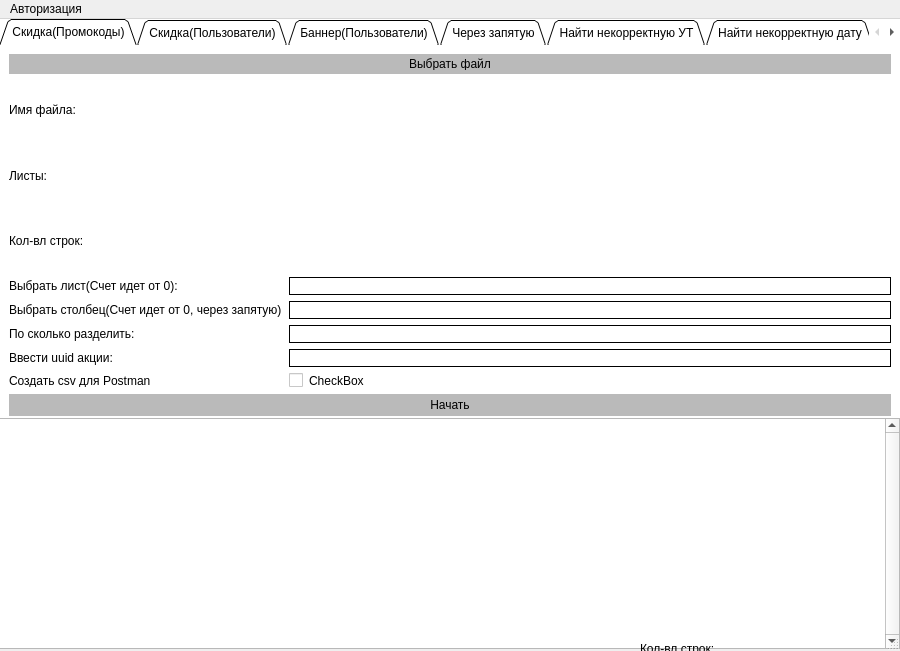
<?xml version="1.0" encoding="UTF-8"?>
<ui version="4.0">
 <class>MainWindow</class>
 <widget class="QMainWindow" name="MainWindow">
  <property name="windowModality">
   <enum>Qt::ApplicationModal</enum>
  </property>
  <property name="enabled">
   <bool>true</bool>
  </property>
  <property name="geometry">
   <rect>
    <x>0</x>
    <y>0</y>
    <width>900</width>
    <height>651</height>
   </rect>
  </property>
  <property name="sizePolicy">
   <sizepolicy hsizetype="Preferred" vsizetype="Preferred">
    <horstretch>0</horstretch>
    <verstretch>0</verstretch>
   </sizepolicy>
  </property>
  <property name="minimumSize">
   <size>
    <width>900</width>
    <height>651</height>
   </size>
  </property>
  <property name="maximumSize">
   <size>
    <width>900</width>
    <height>651</height>
   </size>
  </property>
  <property name="windowTitle">
   <string>Преобразователь</string>
  </property>
  <property name="windowIcon">
   <iconset>
    <normaloff>static/images/icon.png</normaloff>static/images/icon.png</iconset>
  </property>
  <property name="animated">
   <bool>false</bool>
  </property>
  <property name="tabShape">
   <enum>QTabWidget::Rounded</enum>
  </property>
  <property name="dockOptions">
   <set>QMainWindow::AllowTabbedDocks</set>
  </property>
  <widget class="QWidget" name="centralwidget">
   <property name="sizePolicy">
    <sizepolicy hsizetype="Preferred" vsizetype="Preferred">
     <horstretch>0</horstretch>
     <verstretch>0</verstretch>
    </sizepolicy>
   </property>
   <property name="minimumSize">
    <size>
     <width>900</width>
     <height>651</height>
    </size>
   </property>
   <property name="maximumSize">
    <size>
     <width>900</width>
     <height>651</height>
    </size>
   </property>
   <property name="layoutDirection">
    <enum>Qt::LeftToRight</enum>
   </property>
   <widget class="QTabWidget" name="tabWidget">
    <property name="enabled">
     <bool>true</bool>
    </property>
    <property name="geometry">
     <rect>
      <x>0</x>
      <y>0</y>
      <width>900</width>
      <height>400</height>
     </rect>
    </property>
    <property name="sizePolicy">
     <sizepolicy hsizetype="Preferred" vsizetype="Preferred">
      <horstretch>0</horstretch>
      <verstretch>0</verstretch>
     </sizepolicy>
    </property>
    <property name="minimumSize">
     <size>
      <width>900</width>
      <height>400</height>
     </size>
    </property>
    <property name="maximumSize">
     <size>
      <width>900</width>
      <height>400</height>
     </size>
    </property>
    <property name="mouseTracking">
     <bool>false</bool>
    </property>
    <property name="focusPolicy">
     <enum>Qt::TabFocus</enum>
    </property>
    <property name="contextMenuPolicy">
     <enum>Qt::DefaultContextMenu</enum>
    </property>
    <property name="acceptDrops">
     <bool>false</bool>
    </property>
    <property name="toolTip">
     <string/>
    </property>
    <property name="layoutDirection">
     <enum>Qt::LeftToRight</enum>
    </property>
    <property name="autoFillBackground">
     <bool>false</bool>
    </property>
    <property name="styleSheet">
     <string notr="true">border: 0px;
background-color: rgb(255, 255, 255);</string>
    </property>
    <property name="tabShape">
     <enum>QTabWidget::Triangular</enum>
    </property>
    <property name="currentIndex">
     <number>0</number>
    </property>
    <property name="iconSize">
     <size>
      <width>10</width>
      <height>20</height>
     </size>
    </property>
    <property name="elideMode">
     <enum>Qt::ElideNone</enum>
    </property>
    <property name="tabBarAutoHide">
     <bool>false</bool>
    </property>
    <widget class="QWidget" name="tab">
     <property name="minimumSize">
      <size>
       <width>900</width>
       <height>380</height>
      </size>
     </property>
     <property name="maximumSize">
      <size>
       <width>900</width>
       <height>380</height>
      </size>
     </property>
     <property name="layoutDirection">
      <enum>Qt::LeftToRight</enum>
     </property>
     <attribute name="title">
      <string>Скидка(Промокоды)</string>
     </attribute>
     <layout class="QVBoxLayout" name="verticalLayout_2">
      <item>
       <widget class="QPushButton" name="pushButton">
        <property name="minimumSize">
         <size>
          <width>0</width>
          <height>20</height>
         </size>
        </property>
        <property name="maximumSize">
         <size>
          <width>16777215</width>
          <height>20</height>
         </size>
        </property>
        <property name="styleSheet">
         <string notr="true">background-color: rgb(186, 186, 186);
border: 4px solid rgb(186, 186, 186);</string>
        </property>
        <property name="text">
         <string>Выбрать файл</string>
        </property>
       </widget>
      </item>
      <item>
       <layout class="QGridLayout" name="gridLayout" rowstretch="0,0,0,0,0,0,0,0" columnstretch="0,0">
        <property name="sizeConstraint">
         <enum>QLayout::SetDefaultConstraint</enum>
        </property>
        <property name="leftMargin">
         <number>0</number>
        </property>
        <property name="horizontalSpacing">
         <number>7</number>
        </property>
        <item row="7" column="1">
         <widget class="QCheckBox" name="checkBox">
          <property name="text">
           <string>CheckBox</string>
          </property>
         </widget>
        </item>
        <item row="6" column="0">
         <widget class="QLabel" name="label_7">
          <property name="text">
           <string>Ввести uuid акции:</string>
          </property>
         </widget>
        </item>
        <item row="1" column="1">
         <widget class="QLabel" name="label_10">
          <property name="contextMenuPolicy">
           <enum>Qt::DefaultContextMenu</enum>
          </property>
          <property name="acceptDrops">
           <bool>false</bool>
          </property>
          <property name="text">
           <string/>
          </property>
         </widget>
        </item>
        <item row="4" column="1">
         <widget class="QLineEdit" name="lineEdit_2">
          <property name="styleSheet">
           <string notr="true">border: 1px solid black;
box-shadow: inset -10px -10px 15px rgba(255, 255, 255, 0.5), 
           inset 10px 10px 15px rgba(70, 70, 70, 0.12);</string>
          </property>
         </widget>
        </item>
        <item row="2" column="0">
         <widget class="QLabel" name="label_3">
          <property name="minimumSize">
           <size>
            <width>0</width>
            <height>50</height>
           </size>
          </property>
          <property name="maximumSize">
           <size>
            <width>16777215</width>
            <height>16777215</height>
           </size>
          </property>
          <property name="text">
           <string>Кол-вл строк:</string>
          </property>
         </widget>
        </item>
        <item row="3" column="1">
         <widget class="QLineEdit" name="lineEdit">
          <property name="sizePolicy">
           <sizepolicy hsizetype="Expanding" vsizetype="Fixed">
            <horstretch>0</horstretch>
            <verstretch>0</verstretch>
           </sizepolicy>
          </property>
          <property name="styleSheet">
           <string notr="true">border: 1px solid black;
box-shadow: inset -10px -10px 15px rgba(255, 255, 255, 0.5), 
           inset 10px 10px 15px rgba(70, 70, 70, 0.12);
</string>
          </property>
         </widget>
        </item>
        <item row="0" column="1">
         <widget class="QLabel" name="label_9">
          <property name="enabled">
           <bool>true</bool>
          </property>
          <property name="minimumSize">
           <size>
            <width>0</width>
            <height>0</height>
           </size>
          </property>
          <property name="maximumSize">
           <size>
            <width>16777215</width>
            <height>16777215</height>
           </size>
          </property>
          <property name="text">
           <string/>
          </property>
         </widget>
        </item>
        <item row="4" column="0">
         <widget class="QLabel" name="label_5">
          <property name="minimumSize">
           <size>
            <width>0</width>
            <height>0</height>
           </size>
          </property>
          <property name="maximumSize">
           <size>
            <width>16777215</width>
            <height>16777215</height>
           </size>
          </property>
          <property name="text">
           <string>Выбрать столбец(Счет идет от 0, через запятую)</string>
          </property>
         </widget>
        </item>
        <item row="3" column="0">
         <widget class="QLabel" name="label_4">
          <property name="text">
           <string>Выбрать лист(Счет идет от 0):</string>
          </property>
         </widget>
        </item>
        <item row="5" column="1">
         <widget class="QLineEdit" name="lineEdit_3">
          <property name="styleSheet">
           <string notr="true">border: 1px solid black;
box-shadow: inset -10px -10px 15px rgba(255, 255, 255, 0.5), 
           inset 10px 10px 15px rgba(70, 70, 70, 0.12);</string>
          </property>
         </widget>
        </item>
        <item row="7" column="0">
         <widget class="QLabel" name="label_8">
          <property name="maximumSize">
           <size>
            <width>16777215</width>
            <height>13</height>
           </size>
          </property>
          <property name="text">
           <string>Создать csv для Postman</string>
          </property>
         </widget>
        </item>
        <item row="1" column="0">
         <widget class="QLabel" name="label_2">
          <property name="minimumSize">
           <size>
            <width>0</width>
            <height>50</height>
           </size>
          </property>
          <property name="maximumSize">
           <size>
            <width>16777215</width>
            <height>16777215</height>
           </size>
          </property>
          <property name="text">
           <string>Листы:</string>
          </property>
         </widget>
        </item>
        <item row="5" column="0">
         <widget class="QLabel" name="label_6">
          <property name="text">
           <string>По сколько разделить:</string>
          </property>
         </widget>
        </item>
        <item row="0" column="0">
         <widget class="QLabel" name="label">
          <property name="minimumSize">
           <size>
            <width>0</width>
            <height>40</height>
           </size>
          </property>
          <property name="maximumSize">
           <size>
            <width>16777215</width>
            <height>16777215</height>
           </size>
          </property>
          <property name="text">
           <string>Имя файла:</string>
          </property>
         </widget>
        </item>
        <item row="2" column="1">
         <widget class="QLabel" name="label_11">
          <property name="text">
           <string/>
          </property>
         </widget>
        </item>
        <item row="6" column="1">
         <widget class="QLineEdit" name="lineEdit_4">
          <property name="styleSheet">
           <string notr="true">border: 1px solid black;
box-shadow: inset -10px -10px 15px rgba(255, 255, 255, 0.5), 
           inset 10px 10px 15px rgba(70, 70, 70, 0.12);</string>
          </property>
         </widget>
        </item>
       </layout>
      </item>
      <item>
       <widget class="QPushButton" name="start_1">
        <property name="styleSheet">
         <string notr="true">background-color: rgb(186, 186, 186);
border: 4px solid rgb(186, 186, 186);</string>
        </property>
        <property name="text">
         <string>Начать</string>
        </property>
       </widget>
      </item>
     </layout>
    </widget>
    <widget class="QWidget" name="tab_2">
     <property name="minimumSize">
      <size>
       <width>900</width>
       <height>380</height>
      </size>
     </property>
     <property name="maximumSize">
      <size>
       <width>900</width>
       <height>380</height>
      </size>
     </property>
     <attribute name="title">
      <string>Скидка(Пользователи)</string>
     </attribute>
     <layout class="QVBoxLayout" name="verticalLayout_3">
      <item>
       <widget class="QPushButton" name="pushButton_2">
        <property name="minimumSize">
         <size>
          <width>0</width>
          <height>20</height>
         </size>
        </property>
        <property name="maximumSize">
         <size>
          <width>16777215</width>
          <height>20</height>
         </size>
        </property>
        <property name="styleSheet">
         <string notr="true">background-color: rgb(186, 186, 186);
border: 4px solid rgb(186, 186, 186);</string>
        </property>
        <property name="text">
         <string>Выбрать файл</string>
        </property>
       </widget>
      </item>
      <item>
       <layout class="QGridLayout" name="gridLayout_2">
        <item row="3" column="0">
         <widget class="QLabel" name="label_14">
          <property name="text">
           <string>Кол-во строк:</string>
          </property>
         </widget>
        </item>
        <item row="6" column="1">
         <widget class="QLineEdit" name="lineEdit_7">
          <property name="styleSheet">
           <string notr="true">border: 1px solid black;
box-shadow: inset -10px -10px 15px rgba(255, 255, 255, 0.5), 
           inset 10px 10px 15px rgba(70, 70, 70, 0.12);
</string>
          </property>
         </widget>
        </item>
        <item row="1" column="1">
         <widget class="QLabel" name="label_20">
          <property name="text">
           <string/>
          </property>
         </widget>
        </item>
        <item row="1" column="0">
         <widget class="QLabel" name="label_12">
          <property name="text">
           <string>Имя файла:</string>
          </property>
         </widget>
        </item>
        <item row="5" column="1">
         <widget class="QLineEdit" name="lineEdit_6">
          <property name="styleSheet">
           <string notr="true">border: 1px solid black;
box-shadow: inset -10px -10px 15px rgba(255, 255, 255, 0.5), 
           inset 10px 10px 15px rgba(70, 70, 70, 0.12);
</string>
          </property>
         </widget>
        </item>
        <item row="4" column="1">
         <widget class="QLineEdit" name="lineEdit_5">
          <property name="styleSheet">
           <string notr="true">border: 1px solid black;
box-shadow: inset -10px -10px 15px rgba(255, 255, 255, 0.5), 
           inset 10px 10px 15px rgba(70, 70, 70, 0.12);
</string>
          </property>
         </widget>
        </item>
        <item row="7" column="1">
         <widget class="QLineEdit" name="lineEdit_8">
          <property name="styleSheet">
           <string notr="true">border: 1px solid black;
box-shadow: inset -10px -10px 15px rgba(255, 255, 255, 0.5), 
           inset 10px 10px 15px rgba(70, 70, 70, 0.12);
</string>
          </property>
         </widget>
        </item>
        <item row="5" column="0">
         <widget class="QLabel" name="label_16">
          <property name="text">
           <string>Выбрать столбец(Счет идет от 0, через запятую)</string>
          </property>
         </widget>
        </item>
        <item row="2" column="1">
         <widget class="QLabel" name="label_21">
          <property name="text">
           <string/>
          </property>
         </widget>
        </item>
        <item row="6" column="0">
         <widget class="QLabel" name="label_17">
          <property name="text">
           <string>По сколько разделить:</string>
          </property>
         </widget>
        </item>
        <item row="8" column="0">
         <widget class="QLabel" name="label_19">
          <property name="text">
           <string>Создать csv для Postman</string>
          </property>
         </widget>
        </item>
        <item row="3" column="1">
         <widget class="QLabel" name="label_22">
          <property name="text">
           <string/>
          </property>
         </widget>
        </item>
        <item row="7" column="0">
         <widget class="QLabel" name="label_18">
          <property name="text">
           <string>Ввести uuid акции:</string>
          </property>
         </widget>
        </item>
        <item row="8" column="1">
         <widget class="QCheckBox" name="checkBox_2">
          <property name="text">
           <string>CheckBox</string>
          </property>
         </widget>
        </item>
        <item row="2" column="0">
         <widget class="QLabel" name="label_13">
          <property name="text">
           <string>Листы:</string>
          </property>
         </widget>
        </item>
        <item row="4" column="0">
         <widget class="QLabel" name="label_15">
          <property name="text">
           <string>Выбрать лист(Счет идет от 0):</string>
          </property>
         </widget>
        </item>
       </layout>
      </item>
      <item>
       <widget class="QPushButton" name="start_2">
        <property name="styleSheet">
         <string notr="true">background-color: rgb(186, 186, 186);
border: 4px solid rgb(186, 186, 186);</string>
        </property>
        <property name="text">
         <string>Начать</string>
        </property>
       </widget>
      </item>
     </layout>
    </widget>
    <widget class="QWidget" name="tab_3">
     <property name="minimumSize">
      <size>
       <width>900</width>
       <height>380</height>
      </size>
     </property>
     <property name="maximumSize">
      <size>
       <width>900</width>
       <height>380</height>
      </size>
     </property>
     <attribute name="title">
      <string>Баннер(Пользователи)</string>
     </attribute>
     <layout class="QVBoxLayout" name="verticalLayout">
      <item>
       <widget class="QPushButton" name="pushButton_3">
        <property name="minimumSize">
         <size>
          <width>0</width>
          <height>20</height>
         </size>
        </property>
        <property name="maximumSize">
         <size>
          <width>16777215</width>
          <height>20</height>
         </size>
        </property>
        <property name="styleSheet">
         <string notr="true">background-color: rgb(186, 186, 186);
border: 4px solid rgb(186, 186, 186);</string>
        </property>
        <property name="text">
         <string>Выбрать файл</string>
        </property>
       </widget>
      </item>
      <item>
       <layout class="QGridLayout" name="gridLayout_3">
        <item row="3" column="0">
         <widget class="QLabel" name="label_25">
          <property name="text">
           <string>Кол-во строк:</string>
          </property>
         </widget>
        </item>
        <item row="7" column="0">
         <widget class="QLabel" name="label_29">
          <property name="text">
           <string>Ввести uuid акции:</string>
          </property>
         </widget>
        </item>
        <item row="2" column="0">
         <widget class="QLabel" name="label_24">
          <property name="text">
           <string>Листы:</string>
          </property>
         </widget>
        </item>
        <item row="1" column="1">
         <widget class="QLabel" name="label_31">
          <property name="text">
           <string/>
          </property>
         </widget>
        </item>
        <item row="5" column="0">
         <widget class="QLabel" name="label_27">
          <property name="text">
           <string>Выбрать столбец(Счет идет от 0, через запятую)</string>
          </property>
         </widget>
        </item>
        <item row="5" column="1">
         <widget class="QLineEdit" name="lineEdit_10">
          <property name="styleSheet">
           <string notr="true">border: 1px solid black;
box-shadow: inset -10px -10px 15px rgba(255, 255, 255, 0.5), 
           inset 10px 10px 15px rgba(70, 70, 70, 0.12);
</string>
          </property>
         </widget>
        </item>
        <item row="2" column="1">
         <widget class="QLabel" name="label_32">
          <property name="text">
           <string/>
          </property>
         </widget>
        </item>
        <item row="3" column="1">
         <widget class="QLabel" name="label_33">
          <property name="text">
           <string/>
          </property>
         </widget>
        </item>
        <item row="6" column="1">
         <widget class="QLineEdit" name="lineEdit_11">
          <property name="styleSheet">
           <string notr="true">border: 1px solid black;
box-shadow: inset -10px -10px 15px rgba(255, 255, 255, 0.5), 
           inset 10px 10px 15px rgba(70, 70, 70, 0.12);
</string>
          </property>
         </widget>
        </item>
        <item row="4" column="0">
         <widget class="QLabel" name="label_26">
          <property name="text">
           <string>Выбрать лист(Счет идет от 0):</string>
          </property>
         </widget>
        </item>
        <item row="7" column="1">
         <widget class="QLineEdit" name="lineEdit_12">
          <property name="styleSheet">
           <string notr="true">border: 1px solid black;
box-shadow: inset -10px -10px 15px rgba(255, 255, 255, 0.5), 
           inset 10px 10px 15px rgba(70, 70, 70, 0.12);
</string>
          </property>
         </widget>
        </item>
        <item row="4" column="1">
         <widget class="QLineEdit" name="lineEdit_9">
          <property name="styleSheet">
           <string notr="true">border: 1px solid black;
box-shadow: inset -10px -10px 15px rgba(255, 255, 255, 0.5), 
           inset 10px 10px 15px rgba(70, 70, 70, 0.12);
</string>
          </property>
         </widget>
        </item>
        <item row="1" column="0">
         <widget class="QLabel" name="label_23">
          <property name="text">
           <string>Имя файла:</string>
          </property>
         </widget>
        </item>
        <item row="6" column="0">
         <widget class="QLabel" name="label_28">
          <property name="text">
           <string>По сколько разделить:</string>
          </property>
         </widget>
        </item>
        <item row="8" column="0">
         <widget class="QLabel" name="label_30">
          <property name="text">
           <string>Создать csv для Postman</string>
          </property>
         </widget>
        </item>
        <item row="8" column="1">
         <widget class="QCheckBox" name="checkBox_3">
          <property name="text">
           <string>CheckBox</string>
          </property>
         </widget>
        </item>
       </layout>
      </item>
      <item>
       <widget class="QPushButton" name="start_3">
        <property name="styleSheet">
         <string notr="true">background-color: rgb(186, 186, 186);
border: 4px solid rgb(186, 186, 186);</string>
        </property>
        <property name="text">
         <string>Начать</string>
        </property>
       </widget>
      </item>
     </layout>
    </widget>
    <widget class="QWidget" name="tab_4">
     <property name="minimumSize">
      <size>
       <width>900</width>
       <height>380</height>
      </size>
     </property>
     <property name="maximumSize">
      <size>
       <width>900</width>
       <height>380</height>
      </size>
     </property>
     <attribute name="title">
      <string>Через запятую</string>
     </attribute>
     <layout class="QVBoxLayout" name="verticalLayout_4">
      <item>
       <widget class="QPushButton" name="pushButton_4">
        <property name="minimumSize">
         <size>
          <width>0</width>
          <height>20</height>
         </size>
        </property>
        <property name="maximumSize">
         <size>
          <width>16777215</width>
          <height>20</height>
         </size>
        </property>
        <property name="toolTipDuration">
         <number>-1</number>
        </property>
        <property name="styleSheet">
         <string notr="true">background-color: rgb(186, 186, 186);
border: 4px solid rgb(186, 186, 186);</string>
        </property>
        <property name="text">
         <string>Выбрать файл</string>
        </property>
       </widget>
      </item>
      <item>
       <layout class="QGridLayout" name="gridLayout_4">
        <item row="2" column="1">
         <widget class="QLabel" name="label_41">
          <property name="text">
           <string/>
          </property>
         </widget>
        </item>
        <item row="1" column="0">
         <widget class="QLabel" name="label_34">
          <property name="text">
           <string>Имя файла:</string>
          </property>
         </widget>
        </item>
        <item row="2" column="0">
         <widget class="QLabel" name="label_35">
          <property name="text">
           <string>Листы:</string>
          </property>
         </widget>
        </item>
        <item row="6" column="1">
         <widget class="QLineEdit" name="lineEdit_15">
          <property name="styleSheet">
           <string notr="true">border: 1px solid black;
box-shadow: inset -10px -10px 15px rgba(255, 255, 255, 0.5), 
           inset 10px 10px 15px rgba(70, 70, 70, 0.12);
</string>
          </property>
         </widget>
        </item>
        <item row="3" column="0">
         <widget class="QLabel" name="label_36">
          <property name="text">
           <string>Кол-во строк:</string>
          </property>
         </widget>
        </item>
        <item row="4" column="0">
         <widget class="QLabel" name="label_37">
          <property name="text">
           <string>Выбрать лист(Счет идет от 0):</string>
          </property>
         </widget>
        </item>
        <item row="4" column="1">
         <widget class="QLineEdit" name="lineEdit_13">
          <property name="styleSheet">
           <string notr="true">border: 1px solid black;
box-shadow: inset -10px -10px 15px rgba(255, 255, 255, 0.5), 
           inset 10px 10px 15px rgba(70, 70, 70, 0.12);
</string>
          </property>
         </widget>
        </item>
        <item row="1" column="1">
         <widget class="QLabel" name="label_40">
          <property name="text">
           <string/>
          </property>
         </widget>
        </item>
        <item row="6" column="0">
         <widget class="QLabel" name="label_39">
          <property name="text">
           <string>По сколько разделить:</string>
          </property>
         </widget>
        </item>
        <item row="3" column="1">
         <widget class="QLabel" name="label_42">
          <property name="text">
           <string/>
          </property>
         </widget>
        </item>
        <item row="5" column="0">
         <widget class="QLabel" name="label_38">
          <property name="text">
           <string>Выбрать столбец(Счет идет от 0, через запятую)</string>
          </property>
         </widget>
        </item>
        <item row="5" column="1">
         <widget class="QLineEdit" name="lineEdit_14">
          <property name="styleSheet">
           <string notr="true">border: 1px solid black;
box-shadow: inset -10px -10px 15px rgba(255, 255, 255, 0.5), 
           inset 10px 10px 15px rgba(70, 70, 70, 0.12);
</string>
          </property>
         </widget>
        </item>
       </layout>
      </item>
      <item>
       <widget class="QPushButton" name="start_4">
        <property name="styleSheet">
         <string notr="true">background-color: rgb(186, 186, 186);
border: 4px solid rgb(186, 186, 186);</string>
        </property>
        <property name="text">
         <string>Начать</string>
        </property>
       </widget>
      </item>
     </layout>
    </widget>
    <widget class="QWidget" name="tab_5">
     <property name="sizePolicy">
      <sizepolicy hsizetype="Preferred" vsizetype="Preferred">
       <horstretch>0</horstretch>
       <verstretch>0</verstretch>
      </sizepolicy>
     </property>
     <property name="minimumSize">
      <size>
       <width>900</width>
       <height>380</height>
      </size>
     </property>
     <property name="maximumSize">
      <size>
       <width>900</width>
       <height>380</height>
      </size>
     </property>
     <attribute name="title">
      <string>Найти некорректную УТ</string>
     </attribute>
     <layout class="QVBoxLayout" name="verticalLayout_5">
      <item>
       <widget class="QPushButton" name="pushButton_5">
        <property name="enabled">
         <bool>true</bool>
        </property>
        <property name="minimumSize">
         <size>
          <width>0</width>
          <height>20</height>
         </size>
        </property>
        <property name="maximumSize">
         <size>
          <width>16777215</width>
          <height>20</height>
         </size>
        </property>
        <property name="styleSheet">
         <string notr="true">background-color: rgb(186, 186, 186);
border: 4px solid rgb(186, 186, 186);</string>
        </property>
        <property name="text">
         <string>Выбрать файл</string>
        </property>
       </widget>
      </item>
      <item>
       <layout class="QGridLayout" name="gridLayout_5">
        <item row="1" column="0">
         <widget class="QLabel" name="label_43">
          <property name="text">
           <string>Имя файла:</string>
          </property>
         </widget>
        </item>
        <item row="1" column="1">
         <widget class="QLabel" name="label_44">
          <property name="text">
           <string/>
          </property>
         </widget>
        </item>
       </layout>
      </item>
      <item>
       <widget class="QPushButton" name="start_5">
        <property name="minimumSize">
         <size>
          <width>0</width>
          <height>20</height>
         </size>
        </property>
        <property name="styleSheet">
         <string notr="true">background-color: rgb(186, 186, 186);
border: 4px solid rgb(186, 186, 186);</string>
        </property>
        <property name="text">
         <string>Начать</string>
        </property>
       </widget>
      </item>
     </layout>
    </widget>
    <widget class="QWidget" name="tab_6">
     <property name="minimumSize">
      <size>
       <width>900</width>
       <height>380</height>
      </size>
     </property>
     <property name="maximumSize">
      <size>
       <width>900</width>
       <height>380</height>
      </size>
     </property>
     <attribute name="title">
      <string>Найти некорректную дату</string>
     </attribute>
     <widget class="QWidget" name="gridLayoutWidget">
      <property name="geometry">
       <rect>
        <x>10</x>
        <y>9</y>
        <width>881</width>
        <height>331</height>
       </rect>
      </property>
      <layout class="QGridLayout" name="gridLayout_6">
       <item row="1" column="0">
        <widget class="QLabel" name="label_45">
         <property name="text">
          <string>Имя файла:</string>
         </property>
        </widget>
       </item>
       <item row="1" column="1">
        <widget class="QLabel" name="label_46">
         <property name="text">
          <string/>
         </property>
        </widget>
       </item>
       <item row="0" column="0" colspan="2">
        <widget class="QPushButton" name="pushButton_6">
         <property name="minimumSize">
          <size>
           <width>0</width>
           <height>20</height>
          </size>
         </property>
         <property name="maximumSize">
          <size>
           <width>16777215</width>
           <height>20</height>
          </size>
         </property>
         <property name="styleSheet">
          <string notr="true">background-color: rgb(186, 186, 186);
border: 4px solid rgb(186, 186, 186);</string>
         </property>
         <property name="text">
          <string>Выбрать файл</string>
         </property>
        </widget>
       </item>
      </layout>
     </widget>
     <widget class="QPushButton" name="start_6">
      <property name="geometry">
       <rect>
        <x>10</x>
        <y>349</y>
        <width>881</width>
        <height>21</height>
       </rect>
      </property>
      <property name="styleSheet">
       <string notr="true">background-color: rgb(186, 186, 186);
border: 4px solid rgb(186, 186, 186);</string>
      </property>
      <property name="text">
       <string>Начать</string>
      </property>
     </widget>
    </widget>
    <widget class="QWidget" name="tab_7">
     <property name="minimumSize">
      <size>
       <width>900</width>
       <height>380</height>
      </size>
     </property>
     <property name="maximumSize">
      <size>
       <width>900</width>
       <height>380</height>
      </size>
     </property>
     <attribute name="title">
      <string>Отгрузить перемещение</string>
     </attribute>
     <widget class="QWidget" name="gridLayoutWidget_2">
      <property name="geometry">
       <rect>
        <x>9</x>
        <y>9</y>
        <width>881</width>
        <height>331</height>
       </rect>
      </property>
      <layout class="QGridLayout" name="gridLayout_7">
       <item row="1" column="1">
        <widget class="QLabel" name="label_48">
         <property name="text">
          <string/>
         </property>
        </widget>
       </item>
       <item row="1" column="0">
        <widget class="QLabel" name="label_47">
         <property name="text">
          <string>Имя файла:</string>
         </property>
        </widget>
       </item>
       <item row="0" column="0" colspan="2">
        <widget class="QPushButton" name="pushButton_7">
         <property name="minimumSize">
          <size>
           <width>0</width>
           <height>20</height>
          </size>
         </property>
         <property name="maximumSize">
          <size>
           <width>16777215</width>
           <height>20</height>
          </size>
         </property>
         <property name="styleSheet">
          <string notr="true">background-color: rgb(186, 186, 186);
border: 4px solid rgb(186, 186, 186);</string>
         </property>
         <property name="text">
          <string>Выбрать файл</string>
         </property>
        </widget>
       </item>
      </layout>
     </widget>
     <widget class="QPushButton" name="start_7">
      <property name="geometry">
       <rect>
        <x>10</x>
        <y>349</y>
        <width>881</width>
        <height>21</height>
       </rect>
      </property>
      <property name="styleSheet">
       <string notr="true">background-color: rgb(186, 186, 186);
border: 4px solid rgb(186, 186, 186);</string>
      </property>
      <property name="text">
       <string>Начать</string>
      </property>
     </widget>
    </widget>
    <widget class="QWidget" name="tab_8">
     <property name="minimumSize">
      <size>
       <width>900</width>
       <height>380</height>
      </size>
     </property>
     <property name="maximumSize">
      <size>
       <width>900</width>
       <height>380</height>
      </size>
     </property>
     <attribute name="title">
      <string>Проверка настроек ЦФЗ</string>
     </attribute>
     <widget class="QWidget" name="gridLayoutWidget_3">
      <property name="geometry">
       <rect>
        <x>9</x>
        <y>9</y>
        <width>881</width>
        <height>331</height>
       </rect>
      </property>
      <layout class="QGridLayout" name="gridLayout_8">
       <item row="0" column="0">
        <widget class="QLabel" name="label_49">
         <property name="minimumSize">
          <size>
           <width>0</width>
           <height>20</height>
          </size>
         </property>
         <property name="maximumSize">
          <size>
           <width>16777215</width>
           <height>20</height>
          </size>
         </property>
         <property name="text">
          <string>Вставить guid ЦФЗ построчно.</string>
         </property>
        </widget>
       </item>
       <item row="1" column="0">
        <widget class="QPlainTextEdit" name="plainTextEdit">
         <property name="minimumSize">
          <size>
           <width>0</width>
           <height>300</height>
          </size>
         </property>
         <property name="maximumSize">
          <size>
           <width>16777215</width>
           <height>300</height>
          </size>
         </property>
        </widget>
       </item>
      </layout>
     </widget>
     <widget class="QPushButton" name="start_8">
      <property name="geometry">
       <rect>
        <x>10</x>
        <y>349</y>
        <width>881</width>
        <height>21</height>
       </rect>
      </property>
      <property name="styleSheet">
       <string notr="true">background-color: rgb(186, 186, 186);
border: 4px solid rgb(186, 186, 186);</string>
      </property>
      <property name="text">
       <string>Начать</string>
      </property>
     </widget>
    </widget>
   </widget>
   <widget class="QWidget" name="gridLayoutWidget_4">
    <property name="geometry">
     <rect>
      <x>-1</x>
      <y>399</y>
      <width>901</width>
      <height>231</height>
     </rect>
    </property>
    <layout class="QGridLayout" name="gridLayout_9">
     <item row="0" column="0">
      <widget class="QPlainTextEdit" name="logs">
       <property name="inputMethodHints">
        <set>Qt::ImhMultiLine|Qt::ImhNoEditMenu</set>
       </property>
       <property name="verticalScrollBarPolicy">
        <enum>Qt::ScrollBarAlwaysOn</enum>
       </property>
       <property name="readOnly">
        <bool>true</bool>
       </property>
      </widget>
     </item>
    </layout>
   </widget>
   <widget class="QLabel" name="label_51">
    <property name="geometry">
     <rect>
      <x>640</x>
      <y>620</y>
      <width>240</width>
      <height>20</height>
     </rect>
    </property>
    <property name="minimumSize">
     <size>
      <width>0</width>
      <height>20</height>
     </size>
    </property>
    <property name="maximumSize">
     <size>
      <width>16777215</width>
      <height>20</height>
     </size>
    </property>
    <property name="text">
     <string>Кол-вл строк:</string>
    </property>
   </widget>
  </widget>
  <widget class="QStatusBar" name="statusbar"/>
  <widget class="QMenuBar" name="menubar">
   <property name="geometry">
    <rect>
     <x>0</x>
     <y>0</y>
     <width>900</width>
     <height>26</height>
    </rect>
   </property>
   <widget class="QMenu" name="menu">
    <property name="title">
     <string>Авторизация</string>
    </property>
    <property name="icon">
     <iconset>
      <normaloff>static/images/auth.png</normaloff>static/images/auth.png</iconset>
    </property>
    <addaction name="action_2"/>
   </widget>
   <addaction name="menu"/>
  </widget>
  <action name="action">
   <property name="text">
    <string>Авторизация</string>
   </property>
  </action>
  <action name="action_2">
   <property name="text">
    <string>Авторизоваться</string>
   </property>
  </action>
 </widget>
 <resources/>
 <connections/>
</ui>
